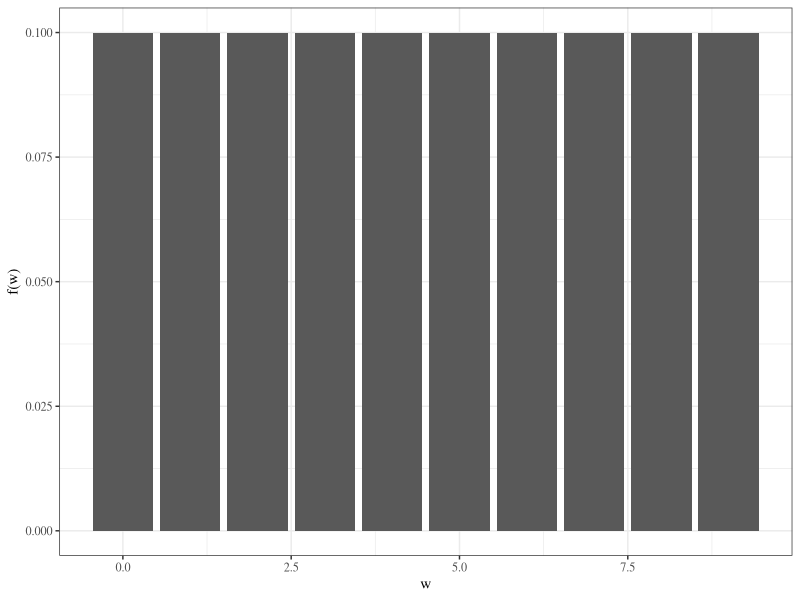
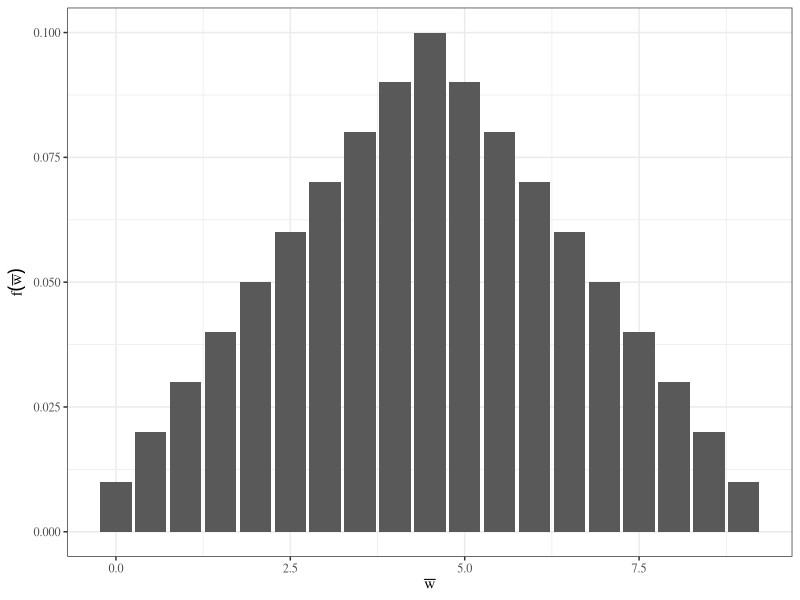

Generate these figures, in order, with R:
## ---- chunk 1
library(knitr)
library(tidyverse)
library(xtable)
library(MASS)
knitr::opts_chunk$set(echo=FALSE, message=FALSE, warning=FALSE, fig.height = 2)
theme_set(theme_bw(base_family = "serif"))
set.seed(305)
## ---- chunk 2
library(knitr)
hook_output = knit_hooks$get('output')
knit_hooks$set(output = function(x, options) {
  # this hook is used only when the linewidth option is not NULL
  if (!is.null(n <- options$linewidth)) {
    x = knitr:::split_lines(x)
    # any lines wider than n should be wrapped
    if (any(nchar(x) > n)) x = strwrap(x, width = n)
    x = paste(x, collapse = '\n')
  }
  hook_output(x, options)
})
## ---- chunk 3
w <- 0:9
f <- rep(1/length(w), length(w))
ggplot() + 
  geom_bar(aes(w, f), stat = "identity") +
  ylab("f(w)")
## ---- chunk 4
w1 <- w2 <- 0:9
probs <- matrix(rep(0, length(w1)^2), nrow = length(w1))
for(i in seq_along(w1)) {
  for(j in seq_along(w2)) {
    probs[i, j] <- f[i]*f[j]
  }
}
expand.grid(w1 = w1, w2 = w2) %>%
  mutate(w_bar = .5*(w1 + w2),
         f = as.numeric(probs)) %>%
  group_by(w_bar) %>%
  summarise(f = sum(f)) -> w_bar_dsn
w_bar_dsn %>%
  rename(`$\\overline{w}$` = w_bar,
         `$f(\\overline{w})$` = f) -> w_bar_dsn_tab
## ---- chunk 5
w_bar_dsn %>%
  ggplot() +
  geom_bar(aes(w_bar, f), stat = "identity") +
  xlab(expression(bar(w))) + ylab(expression(f(bar(w))))
## ---- chunk 6
w <- 0:9
library(gganimate)
get_means <- function(i) {
  samps <- matrix(sample(w, size = 1000*i, replace = TRUE), nrow = 1000)
  apply(samps, 1, mean)
}
data.frame(iter = 1:40) %>%
  group_by(iter) %>%
  do(data.frame(means = get_means(.$iter))) -> clt
data.frame(iter = 1:40) %>%
  group_by(iter) %>%
  do(data.frame(x = seq(0, 9, length.out = 200))) %>%
  mutate(f = dnorm(x, 4.5, sqrt(8.25/iter))) -> norm_approx
p <- ggplot(clt, aes(frame = factor(iter))) +
  geom_density(aes(means), colour = "blue", fill = "blue", alpha = 0.1) +
  geom_line(aes(x, f), data = norm_approx)
#gganimate(p, filename = "images/clt_animate.mp4", interval = .2)
